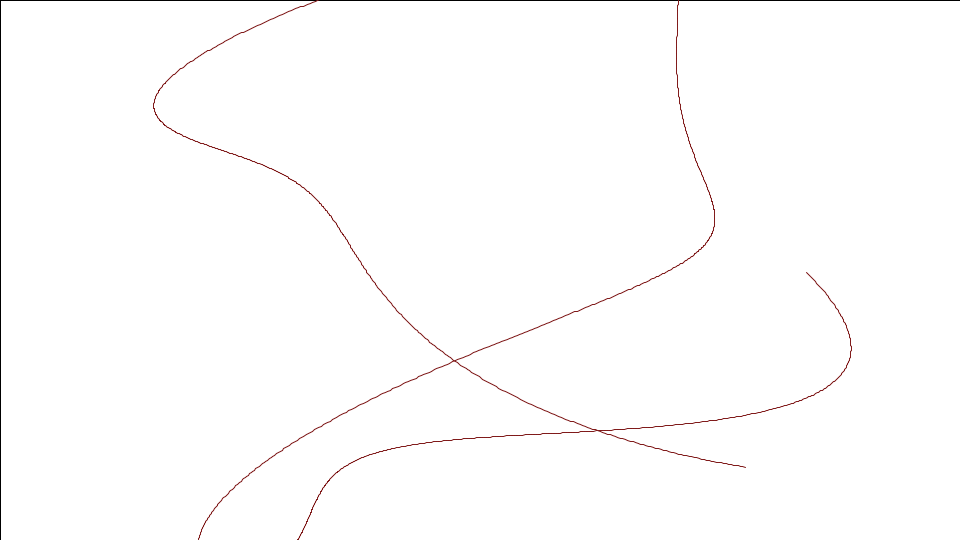
Frame 1 (no input)
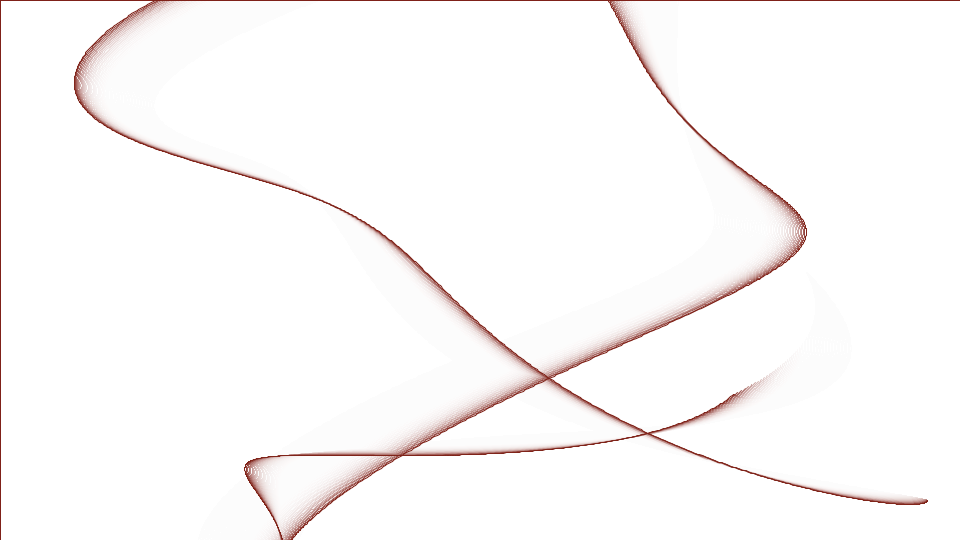
Frame 60 (the mouse pressed at the canvas centre just before this capture)
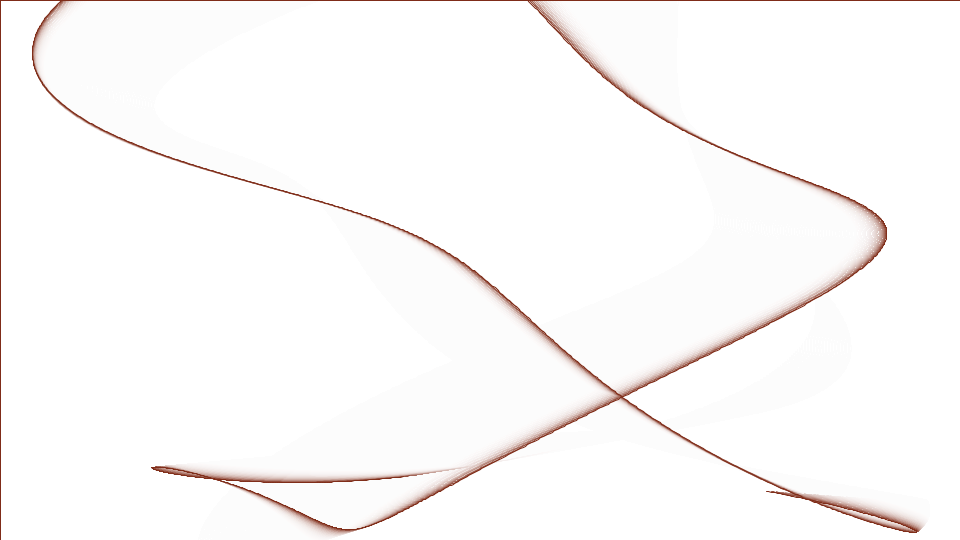
Frame 120 (the mouse held since frame 60 and released just before this capture)

The Processing sketch that drew these frames (run headless with seeded random() and noise(); from frame 60 on, the mouse is pressed at the canvas centre):

// Processing sketch: sketch_xxx_sin_cos_lissajous_curve
// ── sketch_xxx_sin_cos_lissajous_curve.pde
// setup関数 : 初回1度だけ実行される
float px = 0;
float py = 0;

void setup() {
  size(960, 540); // ウィンドウサイズを960px,540pxに
  colorMode(HSB, 360, 100, 100, 100); // HSBでの色指定にする
  smooth(); // 描画を滑らかに
  background(0, 0, 100);
}

// draw関数 : setup関数実行後繰り返し実行される
void draw() {
  fill(0, 0, 100, 15);
  rect(0, 0, width, height);
  strokeWeight(1);
  stroke(frameCount%360/10, 80, 50);
  translate(width/2, height/2);
  for (float i = 0; i < 2000; i+=1) {
    float angleX = (frameCount*2.5+i)/3f;
    float angleY = (frameCount*1.8+i)/5f;
    float thetaX = radians(angleX);
    float thetaY = radians(angleY);
    float radiusX = map(sin((i+frameCount)/100), -1, 1, 200, 450);
    float radiusY = map(cos(-(i+frameCount)/100), -1, 1, 200, 350);
    float x = cos(thetaX)*radiusX;
    float y = sin(thetaY)*radiusY;
    if (i != 0) {
      line(x, y, px, py);
    }
    px = x;
    py = y;
  }
}

// mouseMoved関数 : マウスがクリックされたときに実行される
void mouseMoved() {
}

// mousePressed関数 : マウスがクリックされたときに実行される
void mousePressed() {
}

// mouseReleased関数 : クリックが解放されたときに実行される
void mouseReleased() {
}

// mouseDraged関数 : マウスがドラッグされたときに実行される
void mouseDragged() {
}
